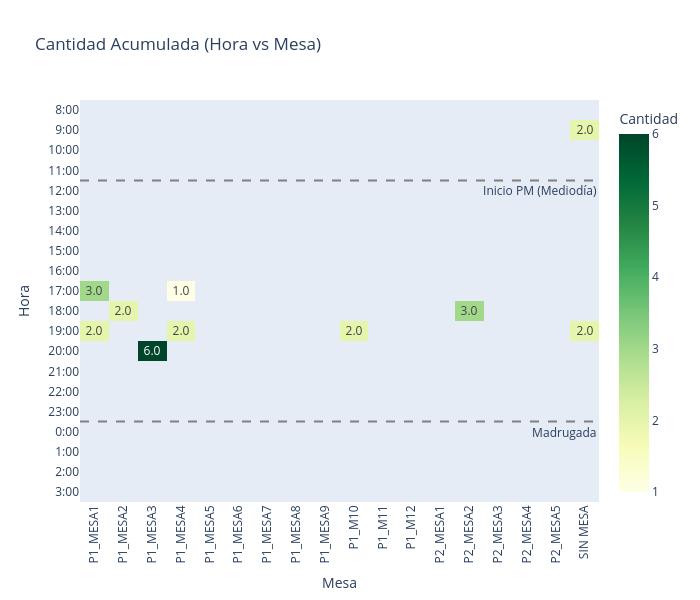

Notebook source saved alongside this figure:
### Code cell
pivot_cantidad = df[df['estado'] == 'Facturado'].pivot_table(
    index='hora_entera', 
    columns='mesa', 
    values='cantidad', 
    aggfunc='sum', 
    fill_value=''
)

pivot_cantidad = pivot_cantidad.reindex(index=orden_horas, columns=orden_mesas)

etiquetas_horas = [f"{h}:00" for h in pivot_cantidad.index]


fig_cantidad = px.imshow(
    pivot_cantidad,
    labels=dict(x="Mesa", y="Hora", color="Cantidad"),
    x=pivot_cantidad.columns,
    y=etiquetas_horas,
    text_auto=".1f",    
    aspect="auto",
    color_continuous_scale="ylgn",
    title="Cantidad Acumulada (Hora vs Mesa)",
    width=700,         # Ancho amplio para que las mesas entren rectas
    height=600          # Alto suficiente para que no se oculte ninguna hora
)

fig_cantidad.update_xaxes(
    side='bottom',                 # Pone las mesas en la parte de arriba
    tickangle=270,                # Fuerza a que las etiquetas estén completamente horizontales
    showgrid=False,             # Elimina las líneas de guía del fondo
    zeroline=False,             # Elimina la línea base cero
    tickmode='array',           # Fuerza a Plotly a pintar TODAS las mesas de la lista
    tickvals=list(range(len(orden_mesas))),
    ticktext=orden_mesas
)

# 6. Configuración del Eje Y (Horas) - COMPLETO Y SIN LÍNEAS
fig_cantidad.update_yaxes(
    type='category',
    showgrid=False,             # Elimina las líneas de guía del fondo
    zeroline=False,             # Elimina la línea base cero
    tickmode='array',           # Fuerza a Plotly a pintar TODAS las horas de la lista
    tickvals=list(range(len(etiquetas_horas))),
    ticktext=etiquetas_horas
)

# 7. Añadir líneas separadoras de jornada
fig_cantidad.add_hline(y=3.5, line_dash="dash", line_color="gray", annotation_text=" Inicio PM (Mediodía)", annotation_position="bottom right")
fig_cantidad.add_hline(y=15.5, line_dash="dash", line_color="gray", annotation_text=" Madrugada", annotation_position="bottom right")

fig_cantidad.show()

### Figure 1 — Plotly figure (JSON) as saved in the notebook; plotly's stock layout.template omitted (floating-point values rounded to 4 significant figures; data arrays with more than 128 entries replaced by an {"elided": "..."} marker saying what was removed)
{"data": [{"coloraxis": "coloraxis", "hovertemplate": "Mesa: %{x}<br>Hora: %{y}<br>Cantidad: %{z}<extra></extra>", "name": "0", "texttemplate": "%{z:.1f}", "type": "heatmap", "x": ["P1_MESA1", "P1_MESA2", "P1_MESA3", "P1_MESA4", "P1_MESA5", "P1_MESA6", "P1_MESA7", "P1_MESA8", "P1_MESA9", "P1_M10", "P1_M11", "P1_M12", "P2_MESA1", "P2_MESA2", "P2_MESA3", "P2_MESA4", "P2_MESA5", "SIN MESA"], "xaxis": "x", "y": ["8:00", "9:00", "10:00", "11:00", "12:00", "13:00", "14:00", "15:00", "16:00", "17:00", "18:00", "19:00", "20:00", "21:00", "22:00", "23:00", "0:00", "1:00", "2:00", "3:00"], "yaxis": "y", "z": {"elided": "20x18 mixed values"}}], "layout": {"annotations": [{"showarrow": false, "text": " Inicio PM (Mediodía)", "x": 1, "xanchor": "right", "xref": "x domain", "y": 3.5, "yanchor": "top", "yref": "y"}, {"showarrow": false, "text": " Madrugada", "x": 1, "xanchor": "right", "xref": "x domain", "y": 15.5, "yanchor": "top", "yref": "y"}], "coloraxis": {"colorbar": {"title": {"text": "Cantidad"}}, "colorscale": [[0, "rgb(255,255,229)"], [0.125, "rgb(247,252,185)"], [0.25, "rgb(217,240,163)"], [0.375, "rgb(173,221,142)"], [0.5, "rgb(120,198,121)"], [0.625, "rgb(65,171,93)"], [0.75, "rgb(35,132,67)"], [0.875, "rgb(0,104,55)"], [1, "rgb(0,69,41)"]]}, "height": 600, "shapes": [{"line": {"color": "gray", "dash": "dash"}, "type": "line", "x0": 0, "x1": 1, "xref": "x domain", "y0": 3.5, "y1": 3.5, "yref": "y"}, {"line": {"color": "gray", "dash": "dash"}, "type": "line", "x0": 0, "x1": 1, "xref": "x domain", "y0": 15.5, "y1": 15.5, "yref": "y"}], "title": {"text": "Cantidad Acumulada (Hora vs Mesa)"}, "width": 700, "xaxis": {"anchor": "y", "domain": [0, 1], "showgrid": false, "side": "bottom", "tickangle": -90, "tickmode": "array", "ticktext": ["P1_MESA1", "P1_MESA2", "P1_MESA3", "P1_MESA4", "P1_MESA5", "P1_MESA6", "P1_MESA7", "P1_MESA8", "P1_MESA9", "P1_M10", "P1_M11", "P1_M12", "P2_MESA1", "P2_MESA2", "P2_MESA3", "P2_MESA4", "P2_MESA5", "SIN MESA"], "tickvals": [0, 1, 2, 3, 4, 5, 6, 7, 8, 9, 10, 11, 12, 13, 14, 15, 16, 17], "title": {"text": "Mesa"}, "zeroline": false}, "yaxis": {"anchor": "x", "autorange": "reversed", "domain": [0, 1], "showgrid": false, "tickmode": "array", "ticktext": ["8:00", "9:00", "10:00", "11:00", "12:00", "13:00", "14:00", "15:00", "16:00", "17:00", "18:00", "19:00", "20:00", "21:00", "22:00", "23:00", "0:00", "1:00", "2:00", "3:00"], "tickvals": [0, 1, 2, 3, 4, 5, 6, 7, 8, 9, 10, 11, 12, 13, 14, 15, 16, 17, 18, 19], "title": {"text": "Hora"}, "type": "category", "zeroline": false}}}
